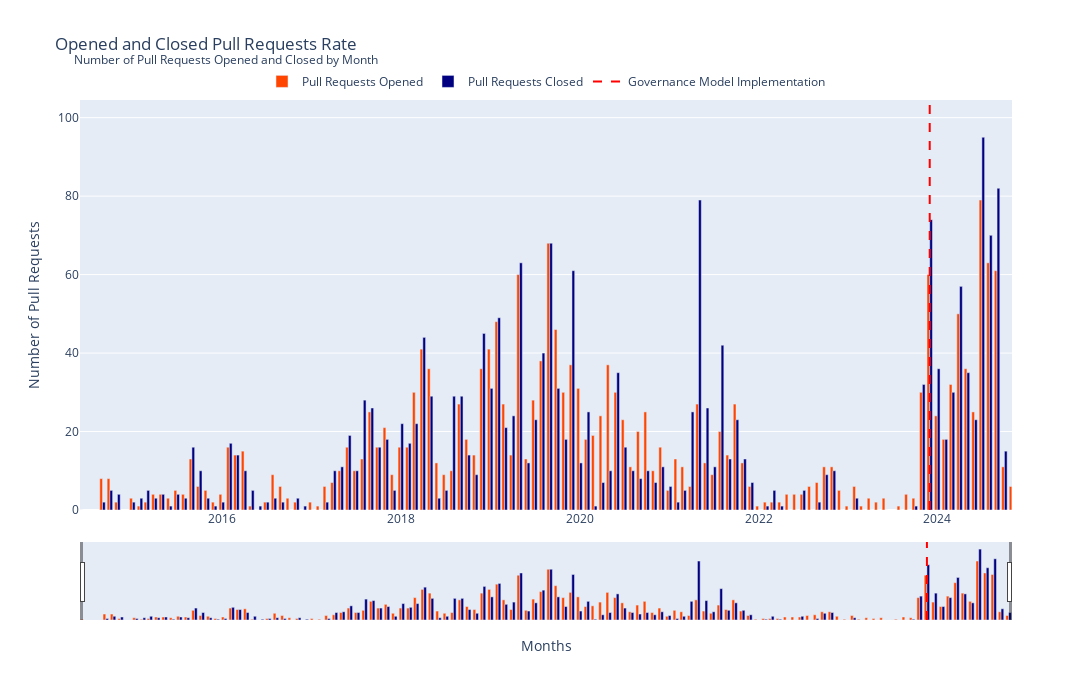

Source (notebook cell):
### Code cell
months = merged_df['month']
opened_counts = merged_df['count_opened']
closed_counts = merged_df['count_closed']

fig = go.Figure()

fig.add_trace(go.Bar(
    x=months,
    y=opened_counts,
    name='Pull Requests Opened',
    marker=dict(color='orangered')
))

fig.add_trace(go.Bar(
    x=months,
    y=closed_counts,
    name='Pull Requests Closed',
    marker=dict(color='navy')
))

fig.update_layout(
    title='Opened and Closed Pull Requests Rate',
    xaxis_title='Months',
    yaxis_title='Number of Pull Requests',
    yaxis=dict(range=[0, max(max(opened_counts), max(closed_counts)) * 1.1]),
    hovermode='x unified',
    width=1400,
    height=700,
    legend=dict(orientation='h', yanchor='bottom', y=1.01, xanchor='center', x=0.5),
    annotations=[
        dict(
            text='Number of Pull Requests Opened and Closed by Month',
            xref='paper',
            yref='paper',
            x=-0.009,
            y=1.09,
            showarrow=False,
            font=dict(size=12)
        )
    ]
)

fig.add_trace(go.Scatter(
    x=['2023-12', '2023-12'],
    y=[0, max(max(opened_counts), max(closed_counts)) * 1.1],
    mode='lines',
    line=dict(color='red', dash='dash'),
    name='Governance Model Implementation'
))

fig.write_image('images/opened_closed_pull_requests_age.png')

fig.update_layout(
    annotations=[
        dict(
            text='Number of Pull Requests Opened and Closed by Month',
            xref='paper',
            yref='paper',
            x=-0.009,
            y=1.125,
            showarrow=False,
            font=dict(size=12)
        )
    ]
)
fig.update_xaxes(
    rangeslider_visible=True,
    range=[months.min(), months.max()]
)

fig.show()

### Figure 1 — Plotly figure (JSON) as saved in the notebook; plotly's stock layout.template omitted (floating-point values rounded to 4 significant figures)
{"data": [{"marker": {"color": "orangered"}, "name": "Pull Requests Opened", "type": "bar", "x": ["2014-06", "2014-09", "2014-10", "2014-11", "2015-01", "2015-02", "2015-03", "2015-04", "2015-05", "2015-06", "2015-07", "2015-08", "2015-09", "2015-10", "2015-11", "2015-12", "2016-01", "2016-02", "2016-03", "2016-04", "2016-05", "2016-06", "2016-07", "2016-08", "2016-09", "2016-10", "2016-11", "2016-12", "2017-01", "2017-02", "2017-03", "2017-04", "2017-05", "2017-06", "2017-07", "2017-08", "2017-09", "2017-10", "2017-11", "2017-12", "2018-01", "2018-02", "2018-03", "2018-04", "2018-05", "2018-06", "2018-07", "2018-08", "2018-09", "2018-10", "2018-11", "2018-12", "2019-01", "2019-02", "2019-03", "2019-04", "2019-05", "2019-06", "2019-07", "2019-08", "2019-09", "2019-10", "2019-11", "2019-12", "2020-01", "2020-02", "2020-03", "2020-04", "2020-05", "2020-06", "2020-07", "2020-08", "2020-09", "2020-10", "2020-11", "2020-12", "2021-01", "2021-02", "2021-03", "2021-04", "2021-05", "2021-06", "2021-07", "2021-08", "2021-09", "2021-10", "2021-11", "2021-12", "2022-01", "2022-02", "2022-03", "2022-04", "2022-05", "2022-06", "2022-07", "2022-08", "2022-09", "2022-10", "2022-11", "2022-12", "2023-01", "2023-02", "2023-03", "2023-04", "2023-05", "2023-06", "2023-08", "2023-09", "2023-10", "2023-11", "2023-12", "2024-01", "2024-02", "2024-03", "2024-04", "2024-05", "2024-06", "2024-07", "2024-08", "2024-09", "2024-10", "2024-11"], "y": [1, 8, 8, 2, 3, 1, 2, 4, 4, 3, 5, 4, 13, 6, 5, 2, 4, 16, 14, 15, 1, 0, 2, 9, 6, 3, 2, 0, 2, 1, 6, 7, 10, 16, 10, 13, 25, 16, 21, 9, 16, 16, 30, 41, 36, 12, 9, 10, 27, 18, 14, 36, 41, 48, 27, 14, 60, 13, 28, 38, 68, 46, 30, 37, 31, 18, 19, 24, 37, 30, 23, 11, 20, 25, 10, 16, 5, 13, 11, 6, 27, 12, 9, 20, 14, 27, 12, 6, 1, 2, 2, 2, 4, 4, 4, 6, 7, 11, 11, 5, 1, 6, 1, 3, 2, 3, 1, 4, 3, 30, 60, 24, 18, 32, 50, 36, 25, 79, 63, 61, 11, 6]}, {"marker": {"color": "navy"}, "name": "Pull Requests Closed", "type": "bar", "x": ["2014-06", "2014-09", "2014-10", "2014-11", "2015-01", "2015-02", "2015-03", "2015-04", "2015-05", "2015-06", "2015-07", "2015-08", "2015-09", "2015-10", "2015-11", "2015-12", "2016-01", "2016-02", "2016-03", "2016-04", "2016-05", "2016-06", "2016-07", "2016-08", "2016-09", "2016-10", "2016-11", "2016-12", "2017-01", "2017-02", "2017-03", "2017-04", "2017-05", "2017-06", "2017-07", "2017-08", "2017-09", "2017-10", "2017-11", "2017-12", "2018-01", "2018-02", "2018-03", "2018-04", "2018-05", "2018-06", "2018-07", "2018-08", "2018-09", "2018-10", "2018-11", "2018-12", "2019-01", "2019-02", "2019-03", "2019-04", "2019-05", "2019-06", "2019-07", "2019-08", "2019-09", "2019-10", "2019-11", "2019-12", "2020-01", "2020-02", "2020-03", "2020-04", "2020-05", "2020-06", "2020-07", "2020-08", "2020-09", "2020-10", "2020-11", "2020-12", "2021-01", "2021-02", "2021-03", "2021-04", "2021-05", "2021-06", "2021-07", "2021-08", "2021-09", "2021-10", "2021-11", "2021-12", "2022-01", "2022-02", "2022-03", "2022-04", "2022-05", "2022-06", "2022-07", "2022-08", "2022-09", "2022-10", "2022-11", "2022-12", "2023-01", "2023-02", "2023-03", "2023-04", "2023-05", "2023-06", "2023-08", "2023-09", "2023-10", "2023-11", "2023-12", "2024-01", "2024-02", "2024-03", "2024-04", "2024-05", "2024-06", "2024-07", "2024-08", "2024-09", "2024-10", "2024-11"], "y": [0, 2, 5, 4, 2, 3, 5, 3, 4, 1, 4, 3, 16, 10, 3, 1, 2, 17, 14, 10, 5, 1, 2, 3, 2, 0, 3, 1, 0, 0, 2, 10, 11, 19, 10, 28, 26, 16, 18, 5, 22, 17, 22, 44, 29, 3, 5, 29, 29, 14, 9, 45, 31, 49, 21, 24, 63, 12, 23, 40, 68, 31, 18, 61, 12, 25, 1, 7, 10, 35, 16, 10, 8, 10, 7, 11, 6, 2, 5, 25, 79, 26, 11, 42, 13, 23, 13, 7, 0, 1, 5, 1, 0, 0, 5, 0, 2, 9, 10, 0, 0, 3, 0, 0, 0, 0, 0, 0, 1, 32, 74, 36, 18, 30, 57, 35, 23, 95, 70, 82, 15, 10]}, {"line": {"color": "red", "dash": "dash"}, "mode": "lines", "name": "Governance Model Implementation", "type": "scatter", "x": ["2023-12", "2023-12"], "y": [0, 104.5]}], "layout": {"annotations": [{"font": {"size": 12}, "showarrow": false, "text": "Number of Pull Requests Opened and Closed by Month", "x": -0.009, "xref": "paper", "y": 1.125, "yref": "paper"}], "height": 700, "hovermode": "x unified", "legend": {"orientation": "h", "x": 0.5, "xanchor": "center", "y": 1.01, "yanchor": "bottom"}, "title": {"text": "Opened and Closed Pull Requests Rate"}, "width": 1400, "xaxis": {"range": ["2014-06", "2024-11"], "rangeslider": {"visible": true}, "title": {"text": "Months"}}, "yaxis": {"range": [0, 104.5], "title": {"text": "Number of Pull Requests"}}}}
